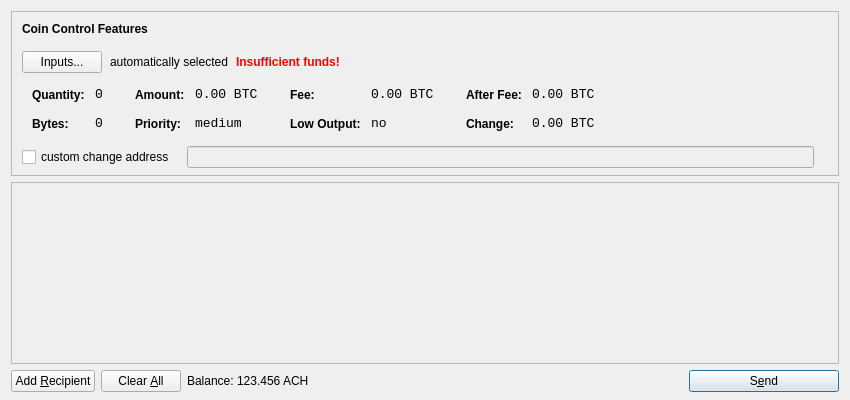
<?xml version="1.0" encoding="UTF-8"?>
<ui version="4.0">
 <class>SendCoinsDialog</class>
 <widget class="QDialog" name="SendCoinsDialog">
  <property name="geometry">
   <rect>
    <x>0</x>
    <y>0</y>
    <width>850</width>
    <height>400</height>
   </rect>
  </property>
  <property name="windowTitle">
   <string>Send Coins</string>
  </property>
  <layout class="QVBoxLayout" name="verticalLayout" stretch="0,1,0">
   <property name="bottomMargin">
    <number>8</number>
   </property>
   <item>
    <widget class="QFrame" name="frameCoinControl">
     <property name="sizePolicy">
      <sizepolicy hsizetype="Expanding" vsizetype="Expanding">
       <horstretch>0</horstretch>
       <verstretch>0</verstretch>
      </sizepolicy>
     </property>
     <property name="maximumSize">
      <size>
       <width>16777215</width>
       <height>16777215</height>
      </size>
     </property>
     <property name="frameShape">
      <enum>QFrame::StyledPanel</enum>
     </property>
     <property name="frameShadow">
      <enum>QFrame::Sunken</enum>
     </property>
     <layout class="QVBoxLayout" name="verticalLayoutCoinControl2">
      <property name="spacing">
       <number>-1</number>
      </property>
      <property name="leftMargin">
       <number>0</number>
      </property>
      <property name="topMargin">
       <number>0</number>
      </property>
      <property name="rightMargin">
       <number>0</number>
      </property>
      <property name="bottomMargin">
       <number>6</number>
      </property>
      <item>
       <layout class="QVBoxLayout" name="verticalLayoutCoinControl" stretch="0,0,0,0,1">
        <property name="spacing">
         <number>0</number>
        </property>
        <property name="leftMargin">
         <number>10</number>
        </property>
        <property name="topMargin">
         <number>10</number>
        </property>
        <item>
         <layout class="QHBoxLayout" name="horizontalLayoutCoinControl1">
          <property name="bottomMargin">
           <number>15</number>
          </property>
          <item>
           <widget class="QLabel" name="labelCoinControlFeatures">
            <property name="sizePolicy">
             <sizepolicy hsizetype="Preferred" vsizetype="Maximum">
              <horstretch>0</horstretch>
              <verstretch>0</verstretch>
             </sizepolicy>
            </property>
            <property name="font">
             <font>
              <weight>75</weight>
              <bold>true</bold>
             </font>
            </property>
            <property name="styleSheet">
             <string notr="true">font-weight:bold;</string>
            </property>
            <property name="text">
             <string>Coin Control Features</string>
            </property>
           </widget>
          </item>
         </layout>
        </item>
        <item>
         <layout class="QHBoxLayout" name="horizontalLayoutCoinControl2" stretch="0,0,0,0">
          <property name="spacing">
           <number>8</number>
          </property>
          <property name="bottomMargin">
           <number>10</number>
          </property>
          <item>
           <widget class="QPushButton" name="pushButtonCoinControl">
            <property name="styleSheet">
             <string notr="true"/>
            </property>
            <property name="text">
             <string>Inputs...</string>
            </property>
           </widget>
          </item>
          <item>
           <widget class="QLabel" name="labelCoinControlAutomaticallySelected">
            <property name="text">
             <string>automatically selected</string>
            </property>
            <property name="margin">
             <number>5</number>
            </property>
           </widget>
          </item>
          <item>
           <widget class="QLabel" name="labelCoinControlInsuffFunds">
            <property name="font">
             <font>
              <weight>75</weight>
              <bold>true</bold>
             </font>
            </property>
            <property name="styleSheet">
             <string notr="true">color:red;font-weight:bold;</string>
            </property>
            <property name="text">
             <string>Insufficient funds!</string>
            </property>
            <property name="margin">
             <number>5</number>
            </property>
           </widget>
          </item>
          <item>
           <spacer name="horizontalSpacerCoinControl">
            <property name="orientation">
             <enum>Qt::Horizontal</enum>
            </property>
            <property name="sizeHint" stdset="0">
             <size>
              <width>40</width>
              <height>1</height>
             </size>
            </property>
           </spacer>
          </item>
         </layout>
        </item>
        <item>
         <widget class="QWidget" name="widgetCoinControl" native="true">
          <property name="sizePolicy">
           <sizepolicy hsizetype="Preferred" vsizetype="Preferred">
            <horstretch>0</horstretch>
            <verstretch>0</verstretch>
           </sizepolicy>
          </property>
          <property name="minimumSize">
           <size>
            <width>0</width>
            <height>0</height>
           </size>
          </property>
          <property name="styleSheet">
           <string notr="true"/>
          </property>
          <layout class="QHBoxLayout" name="horizontalLayoutCoinControl5">
           <property name="margin">
            <number>0</number>
           </property>
           <item>
            <layout class="QHBoxLayout" name="horizontalLayoutCoinControl3" stretch="0,0,0,1">
             <property name="spacing">
              <number>20</number>
             </property>
             <property name="topMargin">
              <number>0</number>
             </property>
             <property name="bottomMargin">
              <number>10</number>
             </property>
             <item>
              <layout class="QFormLayout" name="formLayoutCoinControl1">
               <property name="horizontalSpacing">
                <number>10</number>
               </property>
               <property name="verticalSpacing">
                <number>14</number>
               </property>
               <property name="leftMargin">
                <number>10</number>
               </property>
               <property name="topMargin">
                <number>4</number>
               </property>
               <property name="rightMargin">
                <number>6</number>
               </property>
               <item row="0" column="0">
                <widget class="QLabel" name="labelCoinControlQuantityText">
                 <property name="styleSheet">
                  <string notr="true">font-weight:bold;</string>
                 </property>
                 <property name="text">
                  <string>Quantity:</string>
                 </property>
                 <property name="margin">
                  <number>0</number>
                 </property>
                </widget>
               </item>
               <item row="0" column="1">
                <widget class="QLabel" name="labelCoinControlQuantity">
                 <property name="font">
                  <font>
                   <family>Monospace</family>
                   <pointsize>10</pointsize>
                  </font>
                 </property>
                 <property name="cursor">
                  <cursorShape>IBeamCursor</cursorShape>
                 </property>
                 <property name="contextMenuPolicy">
                  <enum>Qt::ActionsContextMenu</enum>
                 </property>
                 <property name="text">
                  <string notr="true">0</string>
                 </property>
                 <property name="margin">
                  <number>0</number>
                 </property>
                 <property name="textInteractionFlags">
                  <set>Qt::LinksAccessibleByMouse|Qt::TextSelectableByKeyboard|Qt::TextSelectableByMouse</set>
                 </property>
                </widget>
               </item>
               <item row="1" column="0">
                <widget class="QLabel" name="labelCoinControlBytesText">
                 <property name="styleSheet">
                  <string notr="true">font-weight:bold;</string>
                 </property>
                 <property name="text">
                  <string>Bytes:</string>
                 </property>
                </widget>
               </item>
               <item row="1" column="1">
                <widget class="QLabel" name="labelCoinControlBytes">
                 <property name="font">
                  <font>
                   <family>Monospace</family>
                   <pointsize>10</pointsize>
                  </font>
                 </property>
                 <property name="cursor">
                  <cursorShape>IBeamCursor</cursorShape>
                 </property>
                 <property name="contextMenuPolicy">
                  <enum>Qt::ActionsContextMenu</enum>
                 </property>
                 <property name="text">
                  <string notr="true">0</string>
                 </property>
                 <property name="textInteractionFlags">
                  <set>Qt::LinksAccessibleByMouse|Qt::TextSelectableByKeyboard|Qt::TextSelectableByMouse</set>
                 </property>
                </widget>
               </item>
              </layout>
             </item>
             <item>
              <layout class="QFormLayout" name="formLayoutCoinControl2">
               <property name="horizontalSpacing">
                <number>10</number>
               </property>
               <property name="verticalSpacing">
                <number>14</number>
               </property>
               <property name="leftMargin">
                <number>6</number>
               </property>
               <property name="topMargin">
                <number>4</number>
               </property>
               <property name="rightMargin">
                <number>6</number>
               </property>
               <item row="0" column="0">
                <widget class="QLabel" name="labelCoinControlAmountText">
                 <property name="styleSheet">
                  <string notr="true">font-weight:bold;</string>
                 </property>
                 <property name="text">
                  <string>Amount:</string>
                 </property>
                 <property name="margin">
                  <number>0</number>
                 </property>
                </widget>
               </item>
               <item row="0" column="1">
                <widget class="QLabel" name="labelCoinControlAmount">
                 <property name="font">
                  <font>
                   <family>Monospace</family>
                   <pointsize>10</pointsize>
                  </font>
                 </property>
                 <property name="cursor">
                  <cursorShape>IBeamCursor</cursorShape>
                 </property>
                 <property name="contextMenuPolicy">
                  <enum>Qt::ActionsContextMenu</enum>
                 </property>
                 <property name="text">
                  <string notr="true">0.00 BTC</string>
                 </property>
                 <property name="textInteractionFlags">
                  <set>Qt::LinksAccessibleByMouse|Qt::TextSelectableByKeyboard|Qt::TextSelectableByMouse</set>
                 </property>
                </widget>
               </item>
               <item row="1" column="0">
                <widget class="QLabel" name="labelCoinControlPriorityText">
                 <property name="styleSheet">
                  <string notr="true">font-weight:bold;</string>
                 </property>
                 <property name="text">
                  <string>Priority:</string>
                 </property>
                </widget>
               </item>
               <item row="1" column="1">
                <widget class="QLabel" name="labelCoinControlPriority">
                 <property name="font">
                  <font>
                   <family>Monospace</family>
                   <pointsize>10</pointsize>
                  </font>
                 </property>
                 <property name="cursor">
                  <cursorShape>IBeamCursor</cursorShape>
                 </property>
                 <property name="contextMenuPolicy">
                  <enum>Qt::ActionsContextMenu</enum>
                 </property>
                 <property name="text">
                  <string>medium</string>
                 </property>
                 <property name="textInteractionFlags">
                  <set>Qt::LinksAccessibleByMouse|Qt::TextSelectableByKeyboard|Qt::TextSelectableByMouse</set>
                 </property>
                </widget>
               </item>
              </layout>
             </item>
             <item>
              <layout class="QFormLayout" name="formLayoutCoinControl3">
               <property name="horizontalSpacing">
                <number>10</number>
               </property>
               <property name="verticalSpacing">
                <number>14</number>
               </property>
               <property name="leftMargin">
                <number>6</number>
               </property>
               <property name="topMargin">
                <number>4</number>
               </property>
               <property name="rightMargin">
                <number>6</number>
               </property>
               <item row="0" column="0">
                <widget class="QLabel" name="labelCoinControlFeeText">
                 <property name="styleSheet">
                  <string notr="true">font-weight:bold;</string>
                 </property>
                 <property name="text">
                  <string>Fee:</string>
                 </property>
                 <property name="margin">
                  <number>0</number>
                 </property>
                </widget>
               </item>
               <item row="0" column="1">
                <widget class="QLabel" name="labelCoinControlFee">
                 <property name="font">
                  <font>
                   <family>Monospace</family>
                   <pointsize>10</pointsize>
                  </font>
                 </property>
                 <property name="cursor">
                  <cursorShape>IBeamCursor</cursorShape>
                 </property>
                 <property name="contextMenuPolicy">
                  <enum>Qt::ActionsContextMenu</enum>
                 </property>
                 <property name="text">
                  <string notr="true">0.00 BTC</string>
                 </property>
                 <property name="textInteractionFlags">
                  <set>Qt::LinksAccessibleByMouse|Qt::TextSelectableByKeyboard|Qt::TextSelectableByMouse</set>
                 </property>
                </widget>
               </item>
               <item row="1" column="0">
                <widget class="QLabel" name="labelCoinControlLowOutputText">
                 <property name="styleSheet">
                  <string notr="true">font-weight:bold;</string>
                 </property>
                 <property name="text">
                  <string>Low Output:</string>
                 </property>
                </widget>
               </item>
               <item row="1" column="1">
                <widget class="QLabel" name="labelCoinControlLowOutput">
                 <property name="font">
                  <font>
                   <family>Monospace</family>
                   <pointsize>10</pointsize>
                  </font>
                 </property>
                 <property name="cursor">
                  <cursorShape>IBeamCursor</cursorShape>
                 </property>
                 <property name="contextMenuPolicy">
                  <enum>Qt::ActionsContextMenu</enum>
                 </property>
                 <property name="text">
                  <string>no</string>
                 </property>
                 <property name="textInteractionFlags">
                  <set>Qt::LinksAccessibleByMouse|Qt::TextSelectableByKeyboard|Qt::TextSelectableByMouse</set>
                 </property>
                </widget>
               </item>
              </layout>
             </item>
             <item>
              <layout class="QFormLayout" name="formLayoutCoinControl4">
               <property name="horizontalSpacing">
                <number>10</number>
               </property>
               <property name="verticalSpacing">
                <number>14</number>
               </property>
               <property name="leftMargin">
                <number>6</number>
               </property>
               <property name="topMargin">
                <number>4</number>
               </property>
               <property name="rightMargin">
                <number>6</number>
               </property>
               <item row="0" column="0">
                <widget class="QLabel" name="labelCoinControlAfterFeeText">
                 <property name="styleSheet">
                  <string notr="true">font-weight:bold;</string>
                 </property>
                 <property name="text">
                  <string>After Fee:</string>
                 </property>
                 <property name="margin">
                  <number>0</number>
                 </property>
                </widget>
               </item>
               <item row="0" column="1">
                <widget class="QLabel" name="labelCoinControlAfterFee">
                 <property name="font">
                  <font>
                   <family>Monospace</family>
                   <pointsize>10</pointsize>
                  </font>
                 </property>
                 <property name="cursor">
                  <cursorShape>IBeamCursor</cursorShape>
                 </property>
                 <property name="contextMenuPolicy">
                  <enum>Qt::ActionsContextMenu</enum>
                 </property>
                 <property name="text">
                  <string notr="true">0.00 BTC</string>
                 </property>
                 <property name="textInteractionFlags">
                  <set>Qt::LinksAccessibleByMouse|Qt::TextSelectableByKeyboard|Qt::TextSelectableByMouse</set>
                 </property>
                </widget>
               </item>
               <item row="1" column="0">
                <widget class="QLabel" name="labelCoinControlChangeText">
                 <property name="styleSheet">
                  <string notr="true">font-weight:bold;</string>
                 </property>
                 <property name="text">
                  <string>Change:</string>
                 </property>
                </widget>
               </item>
               <item row="1" column="1">
                <widget class="QLabel" name="labelCoinControlChange">
                 <property name="font">
                  <font>
                   <family>Monospace</family>
                   <pointsize>10</pointsize>
                  </font>
                 </property>
                 <property name="cursor">
                  <cursorShape>IBeamCursor</cursorShape>
                 </property>
                 <property name="contextMenuPolicy">
                  <enum>Qt::ActionsContextMenu</enum>
                 </property>
                 <property name="text">
                  <string notr="true">0.00 BTC</string>
                 </property>
                 <property name="textInteractionFlags">
                  <set>Qt::LinksAccessibleByMouse|Qt::TextSelectableByKeyboard|Qt::TextSelectableByMouse</set>
                 </property>
                </widget>
               </item>
              </layout>
             </item>
            </layout>
           </item>
          </layout>
         </widget>
        </item>
        <item>
         <layout class="QHBoxLayout" name="horizontalLayoutCoinControl4" stretch="0,0,0">
          <property name="spacing">
           <number>12</number>
          </property>
          <property name="sizeConstraint">
           <enum>QLayout::SetDefaultConstraint</enum>
          </property>
          <property name="topMargin">
           <number>5</number>
          </property>
          <property name="rightMargin">
           <number>5</number>
          </property>
          <item>
           <widget class="QCheckBox" name="checkBoxCoinControlChange">
            <property name="text">
             <string>custom change address</string>
            </property>
           </widget>
          </item>
          <item>
           <widget class="QLineEdit" name="lineEditCoinControlChange">
            <property name="enabled">
             <bool>false</bool>
            </property>
            <property name="sizePolicy">
             <sizepolicy hsizetype="Expanding" vsizetype="Fixed">
              <horstretch>0</horstretch>
              <verstretch>0</verstretch>
             </sizepolicy>
            </property>
           </widget>
          </item>
          <item>
           <widget class="QLabel" name="labelCoinControlChangeLabel">
            <property name="sizePolicy">
             <sizepolicy hsizetype="Preferred" vsizetype="Expanding">
              <horstretch>0</horstretch>
              <verstretch>0</verstretch>
             </sizepolicy>
            </property>
            <property name="minimumSize">
             <size>
              <width>0</width>
              <height>0</height>
             </size>
            </property>
            <property name="text">
             <string/>
            </property>
            <property name="margin">
             <number>3</number>
            </property>
           </widget>
          </item>
         </layout>
        </item>
        <item>
         <spacer name="verticalSpacerCoinControl">
          <property name="orientation">
           <enum>Qt::Vertical</enum>
          </property>
          <property name="sizeHint" stdset="0">
           <size>
            <width>800</width>
            <height>1</height>
           </size>
          </property>
         </spacer>
        </item>
       </layout>
      </item>
     </layout>
    </widget>
   </item>
   <item>
    <widget class="QScrollArea" name="scrollArea">
     <property name="widgetResizable">
      <bool>true</bool>
     </property>
     <widget class="QWidget" name="scrollAreaWidgetContents">
      <property name="geometry">
       <rect>
        <x>0</x>
        <y>0</y>
        <width>830</width>
        <height>165</height>
       </rect>
      </property>
      <layout class="QVBoxLayout" name="verticalLayout_2">
       <property name="margin">
        <number>0</number>
       </property>
       <item>
        <layout class="QVBoxLayout" name="entries">
         <property name="spacing">
          <number>6</number>
         </property>
        </layout>
       </item>
       <item>
        <spacer name="verticalSpacer">
         <property name="orientation">
          <enum>Qt::Vertical</enum>
         </property>
         <property name="sizeHint" stdset="0">
          <size>
           <width>20</width>
           <height>40</height>
          </size>
         </property>
        </spacer>
       </item>
      </layout>
     </widget>
    </widget>
   </item>
   <item>
    <layout class="QHBoxLayout" name="horizontalLayout">
     <item>
      <widget class="QPushButton" name="addButton">
       <property name="toolTip">
        <string>Send to multiple recipients at once</string>
       </property>
       <property name="text">
        <string>Add &amp;Recipient</string>
       </property>
       <property name="icon">
        <iconset resource="../bitcoin.qrc">
         <normaloff>:/icons/add</normaloff>:/icons/add</iconset>
       </property>
       <property name="autoDefault">
        <bool>false</bool>
       </property>
      </widget>
     </item>
     <item>
      <widget class="QPushButton" name="clearButton">
       <property name="sizePolicy">
        <sizepolicy hsizetype="Minimum" vsizetype="Fixed">
         <horstretch>0</horstretch>
         <verstretch>0</verstretch>
        </sizepolicy>
       </property>
       <property name="toolTip">
        <string>Remove all transaction fields</string>
       </property>
       <property name="text">
        <string>Clear &amp;All</string>
       </property>
       <property name="icon">
        <iconset resource="../bitcoin.qrc">
         <normaloff>:/icons/remove</normaloff>:/icons/remove</iconset>
       </property>
       <property name="autoRepeatDelay">
        <number>300</number>
       </property>
       <property name="autoDefault">
        <bool>false</bool>
       </property>
      </widget>
     </item>
     <item>
      <layout class="QHBoxLayout" name="horizontalLayout_2">
       <property name="spacing">
        <number>3</number>
       </property>
       <item>
        <widget class="QLabel" name="label">
         <property name="text">
          <string>Balance:</string>
         </property>
        </widget>
       </item>
       <item>
        <widget class="QLabel" name="labelBalance">
         <property name="cursor">
          <cursorShape>IBeamCursor</cursorShape>
         </property>
         <property name="text">
          <string>123.456 ACH</string>
         </property>
         <property name="textInteractionFlags">
          <set>Qt::LinksAccessibleByMouse|Qt::TextSelectableByKeyboard|Qt::TextSelectableByMouse</set>
         </property>
        </widget>
       </item>
      </layout>
     </item>
     <item>
      <spacer name="horizontalSpacer">
       <property name="orientation">
        <enum>Qt::Horizontal</enum>
       </property>
       <property name="sizeHint" stdset="0">
        <size>
         <width>40</width>
         <height>20</height>
        </size>
       </property>
      </spacer>
     </item>
     <item>
      <widget class="QPushButton" name="sendButton">
       <property name="minimumSize">
        <size>
         <width>150</width>
         <height>0</height>
        </size>
       </property>
       <property name="toolTip">
        <string>Confirm the send action</string>
       </property>
       <property name="text">
        <string>S&amp;end</string>
       </property>
       <property name="icon">
        <iconset resource="../bitcoin.qrc">
         <normaloff>:/icons/send</normaloff>:/icons/send</iconset>
       </property>
       <property name="default">
        <bool>true</bool>
       </property>
      </widget>
     </item>
    </layout>
   </item>
  </layout>
 </widget>
 <resources>
  <include location="../bitcoin.qrc"/>
 </resources>
 <connections/>
</ui>
